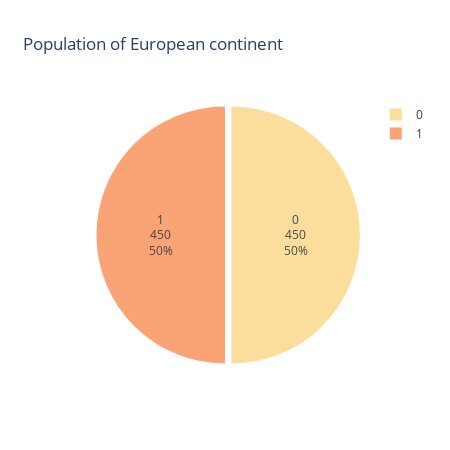

The code cell stored with this chart in its notebook:
### Code cell
fig = px.pie(
    df, 
    names='Class', 
    color_discrete_sequence=px.colors.sequential.Sunsetdark,
    title='Population of European continent', 
    height=450, width=450,
#     hole=.3,
)
fig.update_traces(
    textinfo='label+value+percent',
    pull=[0.05, 0.05],
)
fig.update_layout(
#     annotations=[dict(text='Class', x=0.5, y=0.5, font_size=20, showarrow=False)]
)
fig.show()

### Figure 1 — Plotly figure (JSON) as saved in the notebook; plotly's stock layout.template omitted (floating-point values rounded to 4 significant figures; data arrays with more than 128 entries replaced by an {"elided": "..."} marker saying what was removed)
{"data": [{"domain": {"x": [0, 1], "y": [0, 1]}, "hovertemplate": "Class=%{label}<extra></extra>", "labels": {"elided": "900 int values"}, "legendgroup": "", "name": "", "pull": [0.05, 0.05], "showlegend": true, "textinfo": "label+value+percent", "type": "pie"}], "layout": {"height": 450, "legend": {"tracegroupgap": 0}, "piecolorway": ["rgb(252, 222, 156)", "rgb(250, 164, 118)", "rgb(240, 116, 110)", "rgb(227, 79, 111)", "rgb(220, 57, 119)", "rgb(185, 37, 122)", "rgb(124, 29, 111)"], "title": {"text": "Population of European continent"}, "width": 450}}
